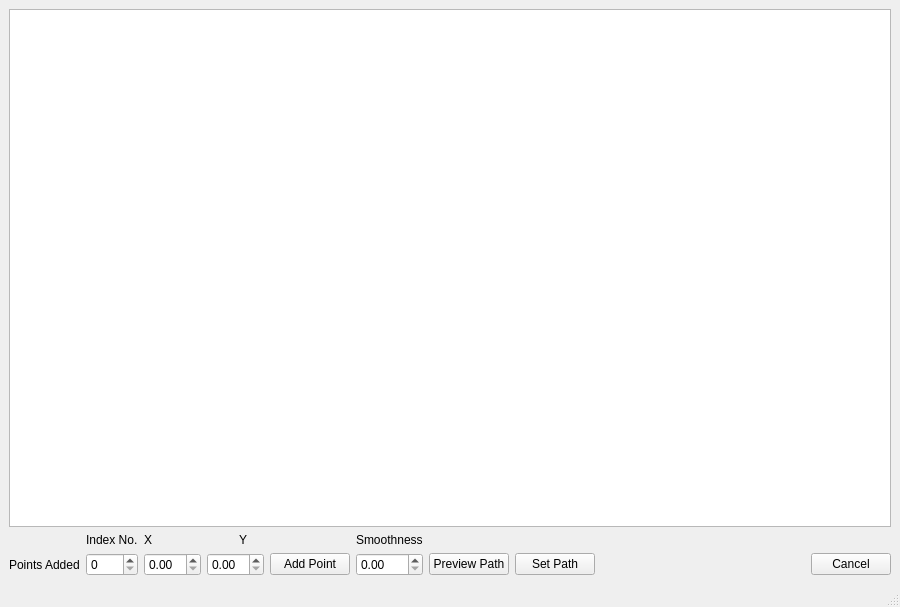
<ui version="4.0" >
 <class>SetPathWindow</class>
 <widget class="QMainWindow" name="SetPathWindow" >
  <property name="windowModality" >
   <enum>Qt::ApplicationModal</enum>
  </property>
  <property name="geometry" >
   <rect>
    <x>0</x>
    <y>0</y>
    <width>900</width>
    <height>607</height>
   </rect>
  </property>
  <property name="windowTitle" >
   <string>Set Animation Path</string>
  </property>
  <property name="windowIcon" >
   <iconset resource="../resource.qrc" >
    <normaloff>:/newPrefix/logo.jpg</normaloff>:/newPrefix/logo.jpg</iconset>
  </property>
  <widget class="QWidget" name="centralwidget" >
   <property name="geometry" >
    <rect>
     <x>0</x>
     <y>21</y>
     <width>900</width>
     <height>567</height>
    </rect>
   </property>
   <layout class="QGridLayout" name="gridLayout" >
    <item row="0" column="0" colspan="11" >
     <widget class="QGraphicsView" name="view" >
      <property name="cursor" stdset="0" >
       <cursorShape>CrossCursor</cursorShape>
      </property>
      <property name="statusTip" >
       <string>Click To Add Point</string>
      </property>
     </widget>
    </item>
    <item row="1" column="1" >
     <widget class="QLabel" name="label_2" >
      <property name="text" >
       <string>Index No.</string>
      </property>
     </widget>
    </item>
    <item row="1" column="2" colspan="2" >
     <widget class="QLabel" name="label_3" >
      <property name="text" >
       <string>X</string>
      </property>
     </widget>
    </item>
    <item row="1" column="4" colspan="2" >
     <widget class="QLabel" name="label_4" >
      <property name="text" >
       <string>Y</string>
      </property>
     </widget>
    </item>
    <item row="1" column="6" >
     <widget class="QLabel" name="label_5" >
      <property name="text" >
       <string>Smoothness</string>
      </property>
     </widget>
    </item>
    <item row="2" column="0" >
     <widget class="QLabel" name="label" >
      <property name="text" >
       <string>Points Added</string>
      </property>
     </widget>
    </item>
    <item row="2" column="1" >
     <widget class="QSpinBox" name="index" />
    </item>
    <item row="2" column="2" >
     <widget class="QDoubleSpinBox" name="pointx" />
    </item>
    <item row="2" column="3" colspan="2" >
     <widget class="QDoubleSpinBox" name="pointy" />
    </item>
    <item row="2" column="5" >
     <widget class="QPushButton" name="addPointButton" >
      <property name="text" >
       <string>Add Point</string>
      </property>
     </widget>
    </item>
    <item row="2" column="6" >
     <widget class="QDoubleSpinBox" name="smoothness" />
    </item>
    <item row="2" column="7" >
     <widget class="QPushButton" name="previewPathButton" >
      <property name="statusTip" >
       <string>Add at least three points</string>
      </property>
      <property name="text" >
       <string>Preview Path</string>
      </property>
     </widget>
    </item>
    <item row="2" column="8" >
     <widget class="QPushButton" name="setPathButton" >
      <property name="text" >
       <string>Set Path</string>
      </property>
     </widget>
    </item>
    <item row="2" column="9" >
     <spacer name="horizontalSpacer" >
      <property name="orientation" >
       <enum>Qt::Horizontal</enum>
      </property>
      <property name="sizeHint" stdset="0" >
       <size>
        <width>403</width>
        <height>20</height>
       </size>
      </property>
     </spacer>
    </item>
    <item row="2" column="10" >
     <widget class="QPushButton" name="CancelButton" >
      <property name="text" >
       <string>Cancel</string>
      </property>
     </widget>
    </item>
   </layout>
  </widget>
  <widget class="QMenuBar" name="menubar" >
   <property name="geometry" >
    <rect>
     <x>0</x>
     <y>0</y>
     <width>900</width>
     <height>21</height>
    </rect>
   </property>
  </widget>
  <widget class="QStatusBar" name="statusbar" >
   <property name="geometry" >
    <rect>
     <x>0</x>
     <y>588</y>
     <width>900</width>
     <height>19</height>
    </rect>
   </property>
  </widget>
 </widget>
 <resources>
  <include location="../resource.qrc" />
 </resources>
 <connections>
  <connection>
   <sender>CancelButton</sender>
   <signal>clicked()</signal>
   <receiver>SetPathWindow</receiver>
   <slot>close()</slot>
   <hints>
    <hint type="sourcelabel" >
     <x>847</x>
     <y>567</y>
    </hint>
    <hint type="destinationlabel" >
     <x>449</x>
     <y>303</y>
    </hint>
   </hints>
  </connection>
 </connections>
</ui>
